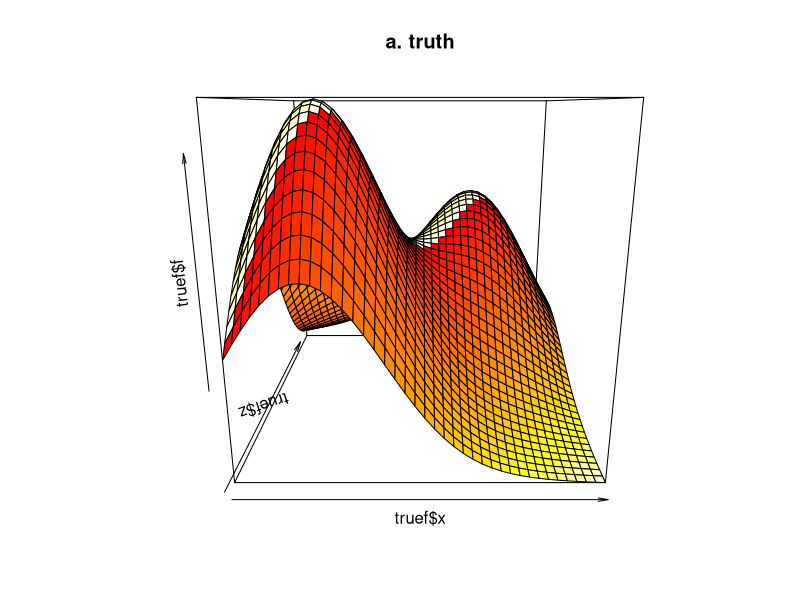

This chart was generated by the following R code:
library(mgcv)
n = 5000
eg = gamSim(2, n = n, scale = 0.5)
names(eg)

truef = eg$truth 
persp(truef$x, truef$z, truef$f, col = heat.colors(40), main = "a. truth")

